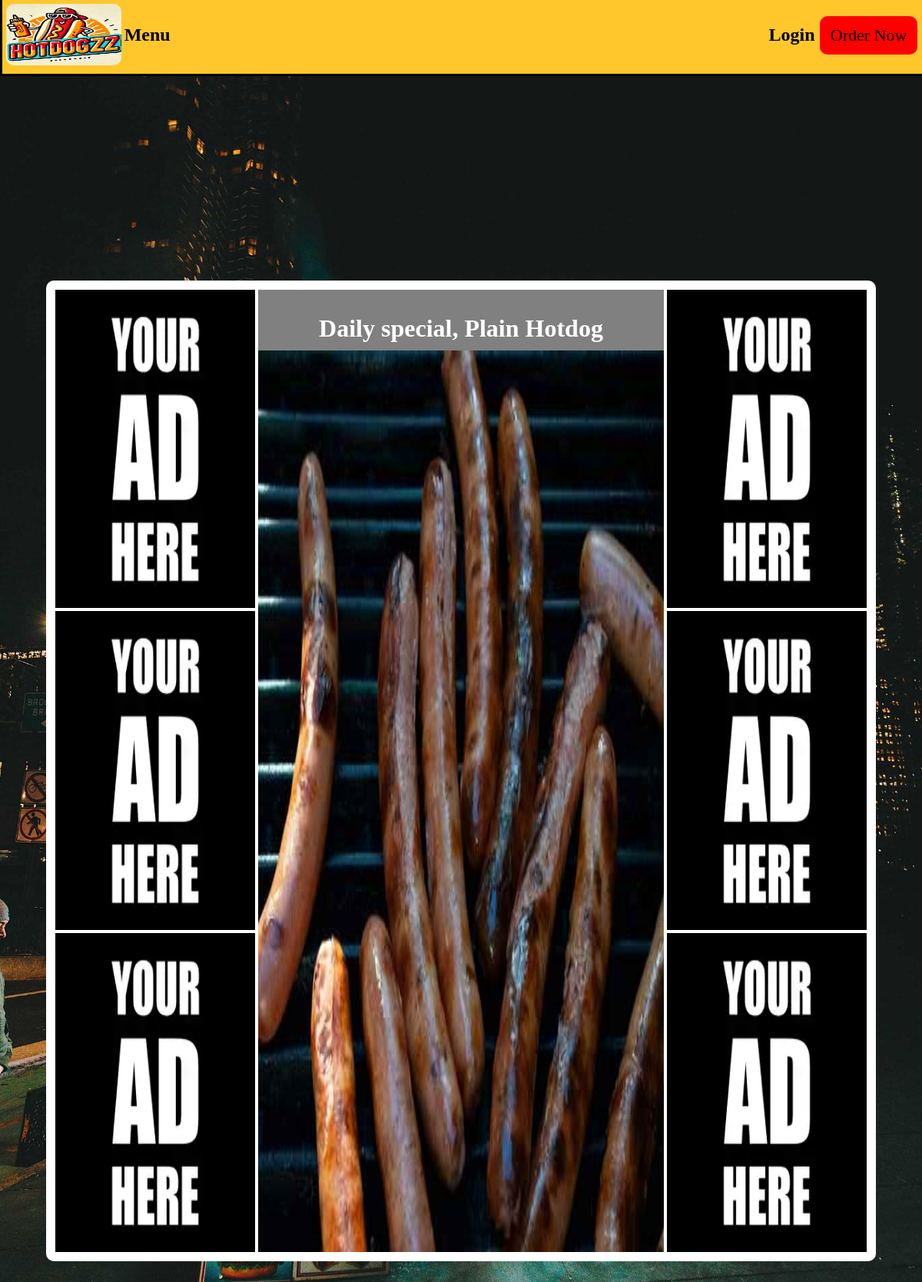
The page / on the database its author committed.
### hotdogstore/models.py (models this page shows, shortened)
class Special(models.Model):
    item = models.ForeignKey(MenuItem, on_delete=models.CASCADE)

class MenuItem(models.Model):
    item_name = models.CharField(max_length=255)
    item_price = models.DecimalField(max_digits=4, decimal_places=2)
    item_image = models.CharField(max_length=255)
    item_description = models.CharField(max_length=500)
    item_category = models.ForeignKey(Category, on_delete=models.CASCADE)

### hotdogstore/views.py (the view)
# urls.py: path('', views.index, name='index'),
def index(request):
    current_special = Special.objects.filter().first()
    return render(request, 'hotdogstore/index.html', {
        "special":current_special
    })

### hotdogstore/templates/hotdogstore/index.html (shortened to what this page needs)
{% extends "hotdogstore/layout.html" %}
{% load static %}
{% block body %}
    <section id="ads-special">
        <div id="ad-space-1">
            <img id="ad1" src="{% static 'hotdogstore/images/adspace.jpg' %}" alt="ad1">
            <img id="ad2" src="{% static 'hotdogstore/images/adspace.jpg' %}" alt="ad2">
            <img id="ad3" src="{% static 'hotdogstore/images/adspace.jpg' %}" alt="ad3">
        </div>
        <div id="daily-special">
            <p id="special-descr">Daily special, {{ special.item.item_name }}</p>
            <img id="daily-special-img" src="{% static special.item.item_image %}" alt="daily-special">
        </div>
        <div id="ad-space-2">
            <img id="ad4" src="{% static 'hotdogstore/images/adspace.jpg' %}" alt="ad4">
            <img id="ad5" src="{% static 'hotdogstore/images/adspace.jpg' %}" alt="ad5">
            <img id="ad6" src="{% static 'hotdogstore/images/adspace.jpg' %}" alt="ad6">
        </div>
    </section>
    <div id="background-container-div">
    </div>
{% endblock %}

### hotdogstore/static/style.css (style rules this page uses)
* { box-sizing: border-box; }
#background-container-div { width: auto; height: 100vh; margin-left: -1%; margin-right: -1%; }
#ads-special { position: absolute; top: 20%; left: 5%; width: 90%; height: 70%; background-color: grey; color: white; display: flex; justify-content: center; align-items: center; border-radius: 10px; z-index: 1; justify-content: space-between; border: 10px solid; border-color: white; animation: rainbow-border 1s infinite alternate; overflow: hidden; align-items: stretch; flex-wrap: wrap; }
#ad-space-1, #ad-space-2 { display: flex; flex-direction: column; justify-content: space-between; flex: 1; height: 100%; }
#ad1, #ad2, #ad3, #ad4, #ad5, #ad6 { width: 100%; height: 34%; box-sizing: border-box; border: 2px solid; border-color: white; animation: rainbow-border 1s infinite alternate, rainbow-background 1s infinite alternate; }
#daily-special { display: flex; flex-direction: column; justify-content: center; align-items: center; flex: 2; border: 2px solid; border-color: white; animation: rainbow-border 1s infinite alternate, rainbow-background 1s infinite alternate; }
#daily-special-img { display: flex; justify-content: center; align-items: center; flex: 2; width: 100%; height: auto; }
#special-descr { font-size: 200%; font-family: Georgia, 'Times New Roman', Times, serif; font-weight: bold; justify-content: center; align-items: center; padding: none; height: 15px; }

### rows shown on the page
Special: item.item_name "Plain Hotdog", item.item_image (picture)
